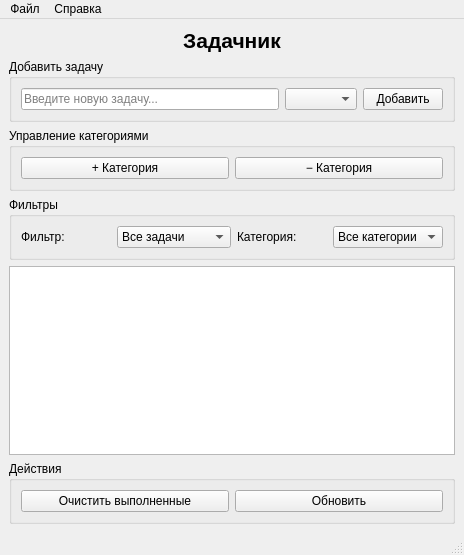
<?xml version="1.0" encoding="UTF-8"?>
<ui version="4.0">
 <class>MainWindow</class>
 <widget class="QMainWindow" name="MainWindow">
  <property name="geometry">
   <rect>
    <x>0</x>
    <y>0</y>
    <width>464</width>
    <height>555</height>
   </rect>
  </property>
  <property name="minimumSize">
   <size>
    <width>400</width>
    <height>380</height>
   </size>
  </property>
  <property name="windowTitle">
   <string>Задачник</string>
  </property>
  <widget class="QWidget" name="centralwidget">
   <layout class="QVBoxLayout" name="verticalLayout">
    <item>
     <widget class="QLabel" name="title_label">
      <property name="font">
       <font>
        <pointsize>16</pointsize>
        <weight>75</weight>
        <bold>true</bold>
       </font>
      </property>
      <property name="text">
       <string>Задачник</string>
      </property>
      <property name="alignment">
       <set>Qt::AlignCenter</set>
      </property>
     </widget>
    </item>
    <item>
     <widget class="QGroupBox" name="add_group">
      <property name="title">
       <string>Добавить задачу</string>
      </property>
      <layout class="QHBoxLayout" name="horizontalLayout">
       <item>
        <widget class="QLineEdit" name="task_input">
         <property name="placeholderText">
          <string>Введите новую задачу...</string>
         </property>
        </widget>
       </item>
       <item>
        <widget class="QComboBox" name="category_combo"/>
       </item>
       <item>
        <widget class="QPushButton" name="add_btn">
         <property name="text">
          <string>Добавить</string>
         </property>
        </widget>
       </item>
      </layout>
     </widget>
    </item>
    <item>
     <widget class="QGroupBox" name="category_group">
      <property name="title">
       <string>Управление категориями</string>
      </property>
      <layout class="QHBoxLayout" name="horizontalLayout_2">
       <item>
        <widget class="QPushButton" name="add_category_btn">
         <property name="text">
          <string>+ Категория</string>
         </property>
        </widget>
       </item>
       <item>
        <widget class="QPushButton" name="delete_category_btn">
         <property name="text">
          <string>− Категория</string>
         </property>
        </widget>
       </item>
      </layout>
     </widget>
    </item>
    <item>
     <widget class="QGroupBox" name="filter_group">
      <property name="title">
       <string>Фильтры</string>
      </property>
      <layout class="QHBoxLayout" name="horizontalLayout_3">
       <item>
        <widget class="QLabel" name="filter_label">
         <property name="text">
          <string>Фильтр:</string>
         </property>
        </widget>
       </item>
       <item>
        <widget class="QComboBox" name="filter_combo">
         <item>
          <property name="text">
           <string>Все задачи</string>
          </property>
         </item>
         <item>
          <property name="text">
           <string>Активные</string>
          </property>
         </item>
         <item>
          <property name="text">
           <string>Выполненные</string>
          </property>
         </item>
         <item>
          <property name="text">
           <string>По категориям</string>
          </property>
         </item>
        </widget>
       </item>
       <item>
        <widget class="QLabel" name="category_filter_label">
         <property name="text">
          <string>Категория:</string>
         </property>
        </widget>
       </item>
       <item>
        <widget class="QComboBox" name="category_filter">
         <item>
          <property name="text">
           <string>Все категории</string>
          </property>
         </item>
        </widget>
       </item>
      </layout>
     </widget>
    </item>
    <item>
     <widget class="QListWidget" name="tasks_list">
      <property name="contextMenuPolicy">
       <enum>Qt::CustomContextMenu</enum>
      </property>
     </widget>
    </item>
    <item>
     <widget class="QGroupBox" name="actions_group">
      <property name="title">
       <string>Действия</string>
      </property>
      <layout class="QHBoxLayout" name="horizontalLayout_4">
       <item>
        <widget class="QPushButton" name="clear_completed_btn">
         <property name="text">
          <string>Очистить выполненные</string>
         </property>
        </widget>
       </item>
       <item>
        <widget class="QPushButton" name="refresh_btn">
         <property name="text">
          <string>Обновить</string>
         </property>
        </widget>
       </item>
      </layout>
     </widget>
    </item>
   </layout>
  </widget>
  <widget class="QMenuBar" name="menubar">
   <property name="geometry">
    <rect>
     <x>0</x>
     <y>0</y>
     <width>464</width>
     <height>21</height>
    </rect>
   </property>
   <widget class="QMenu" name="menuFile">
    <property name="title">
     <string>Файл</string>
    </property>
    <addaction name="actionExit"/>
   </widget>
   <widget class="QMenu" name="menuHelp">
    <property name="title">
     <string>Справка</string>
    </property>
    <addaction name="actionAbout"/>
   </widget>
   <addaction name="menuFile"/>
   <addaction name="menuHelp"/>
  </widget>
  <widget class="QStatusBar" name="statusbar"/>
  <action name="actionExit">
   <property name="text">
    <string>Выход</string>
   </property>
  </action>
  <action name="actionAbout">
   <property name="text">
    <string>О программе</string>
   </property>
  </action>
 </widget>
 <resources/>
 <connections/>
</ui>
